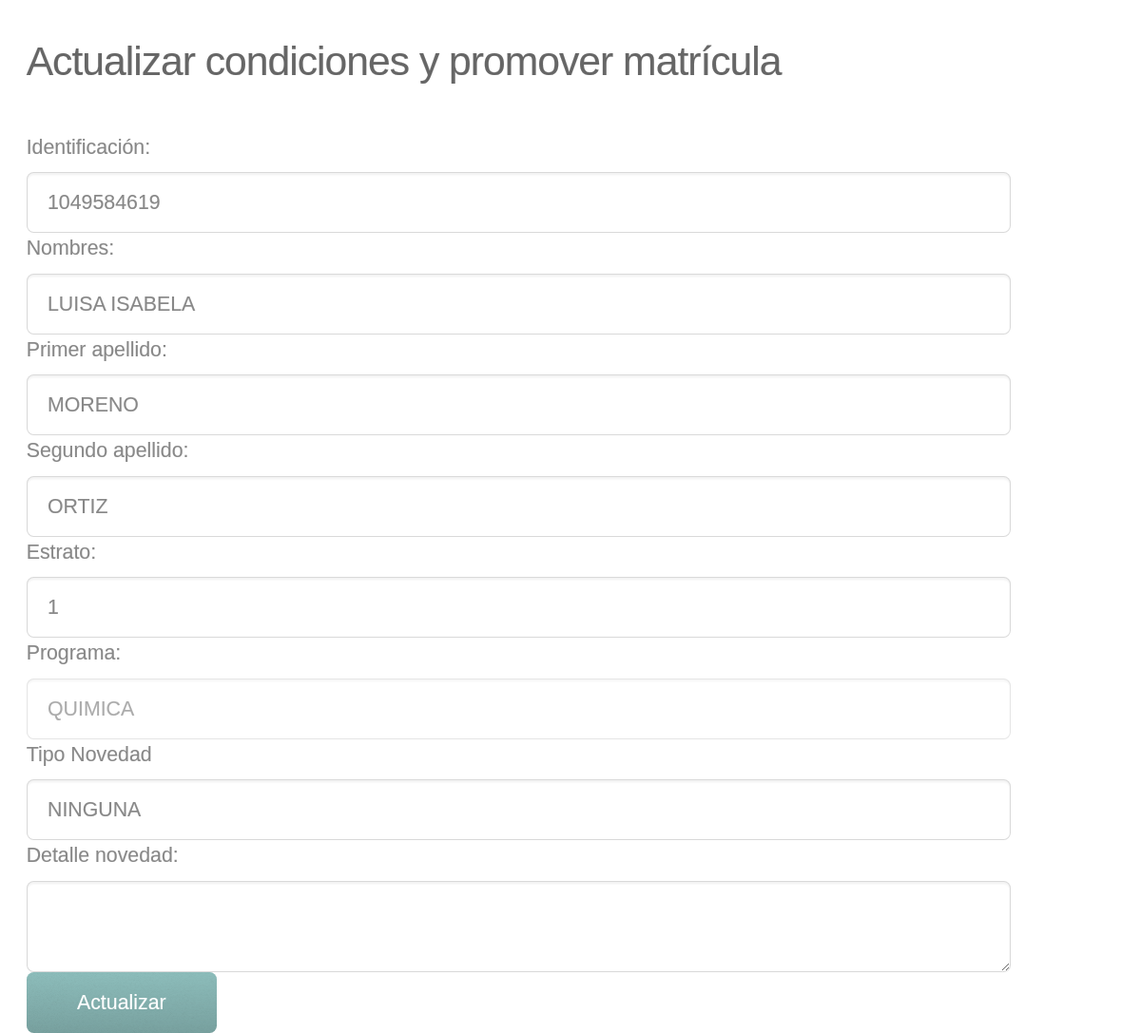
The page /view_old_student.php?per_id=1049584619 on the database as committed earlier.
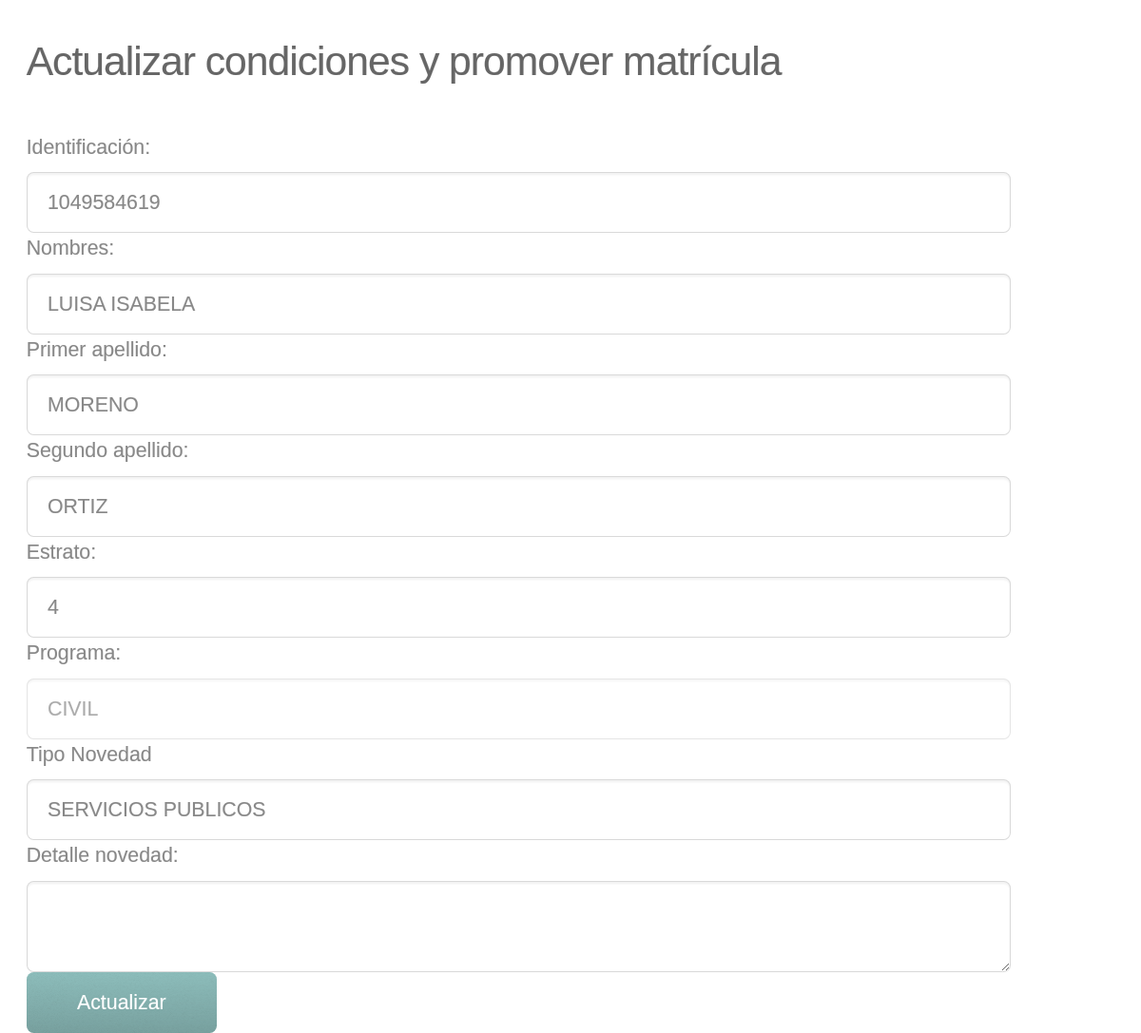
The same page on the database as committed later.
### tables this page shows
CREATE TABLE IF NOT EXISTS `personas` (
  `per_codigo` int(12) NOT NULL AUTO_INCREMENT,
  `per_id` varchar(12) NOT NULL DEFAULT '',
  `per_nombres` varchar(50) DEFAULT NULL,
  `per_apellido1` varchar(40) DEFAULT NULL,
  `per_apellido2` varchar(40) DEFAULT NULL,
  `per_estrato` tinyint(1) DEFAULT NULL,
  PRIMARY KEY (`per_codigo`)
);

### class/ManejoDatos.php (called while the page is built, shortened)
<?php
require('ConectorBD.php');
class ManejoDatos {
    private $adminDB;
    private $DB;
    public function ManejoDatos() {
        $this->DB = "matriculas_ai";
        $this->adminDB = new ConectorBD();
    }
    public function ejecutarConsultaX($query) {
        $resultset = $this->adminDB->realizar_consulta($query, $this->DB);
        return $resultset;
    }
    public function extraerListas($lista) {
        $query = "";
        switch ($lista) {
            case 1:
                $query = "SELECT * FROM programas;";
                break;
            case 2:
                $query = "SELECT * FROM novedades_tipo;";
                break;
        }
        $resulSet = $this->adminDB->realizar_consulta($query, $this->DB);
        $arreglo = null;
        $i = 0;
        while ($row = $this->comprobarContenido($resulSet)) {
            switch ($lista) {
                case 1:
                    $arreglo[$i]["id"] = $row["prog_codigo"];
                    $arreglo[$i]["nombre"] = $row["prog_nombre"];
                    break;
                case 2:
                    $arreglo[$i]["id"] = $row["nov_codigo"];
                    $arreglo[$i]["nombre"] = $row["nov_tipo"];
                    break;
            }
            $i++;
        }
        $this->adminDB->cerrar_conexion();
        return $arreglo;
    }
    public function comprobarContenido($resulset) {
        $this->adminDB->conectar_servidor($this->DB);
        return $this->adminDB->revisar_contenido($resulset);
    }
    public function cerrarConexion() {
        $this->adminDB->cerrar_conexion();
    }
}

### class/ConectorBD.php (called while the page is built, shortened)
<?php
	class ConectorBD{
		private $conexion;
		public function conectar_servidor($BD){
                    $this->conexion= mysqli_connect("127.0.0.1", "root", "", $BD);
                    return $this->conexion;
		}
		public function realizar_consulta($consulta, $BD){
                    return mysqli_query($this->conexion, $consulta);
		}
                public function revisar_contenido($param) {
                    try {
                        return mysqli_fetch_assoc($param);
                    } catch (mysqli_sql_exception $ex) {
                        return null;
                    }
                }
	}
?>

### view_old_student.php (the view, shortened to what this page needs)
<?php
include 'class/ManejoDatos.php';
$command = new ManejoDatos();
    $nombre = "";
    $apellido1 = "";
    $apellido2 = "";
    $estrato = "";
    $programa = "";
    $detalle_novedad = "";
    $codigo_novedad = "";
try {
    $query = "SELECT * "
            . "FROM personas AS p1, matriculas AS m1, novedades_reg AS n1 "
            . "WHERE p1.per_id = " . $_GET['per_id'] . " "
            . "AND p1.per_codigo = m1.mat_estudiante "
            . "AND m1.mat_estudiante = n1.novr_est ";
    $registro = $command->ejecutarConsultaX($query);
    while ($row = $command->comprobarContenido($registro)) {
        $nombre = $row['per_nombres'];
        $apellido1 = $row['per_apellido1'];
        $apellido2 = $row['per_apellido2'];
        $estrato = $row['per_estrato'];
        $programa = $row['mat_programa'];
        $detalle_novedad = $row['novr_detalle'];
        $codigo_novedad = $row['novr_codigo'];
    }
?>
<!DOCTYPE HTML>
<html>
    <head>
    </head>
    <body >
        <div id="status" style="display: none;"> </div><br />
        <div class="main">
            <div class="row" style="align-content: center;">
                <div class="container">
                    <header>
                        <h2>Actualizar condiciones y promover matrícula</h2>
                    </header>
                    <form method="post" name="formSearch">
                        <div class="11u">
                            <label for="per_id" id="lala" class="label">Identificación: </label>
                            <input  type="text" class="text" id="per_id" value="<?php echo $_GET['per_id']; ?>" disabled="disable" placeholder="Identificación" />
                        </div>
                        <div class="11u">
                            <label for="per_nombre" class="label">Nombres: </label>
                            <input  type="text" class="text" id="per_nombre"  value="<?php echo $nombre; ?>" disabled="disable" placeholder="Nombre" />
                        </div>
                        <div class="11u">
                            <label for="per_apellido1" class="label">Primer apellido: </label>
                            <input type="text" class="text" id="per_apellido1" value="<?php echo $apellido1; ?>" disabled="disable" placeholder="Primer apellido" />
                        </div>
                        <div class="11u">
                            <label for="per_apellido2" class="label">Segundo apellido: </label>
                            <input  type="text" class="text" id="per_apellido2" value="<?php echo $apellido2; ?>" disabled="disable" placeholder="Segundo apellido" />
                        </div>
                        <div class="11u">
                            <label for="per_estrato" class="label">Estrato: </label>
                            <input  type="text" class="text" id="per_estrato" value="<?php echo $estrato; ?>" disabled="disable"/></div>
                        <div class="11u">
                            <label for="mat_programa" class="label">Programa: </label>
                            <select class="text" id="mat_programa" disabled="disable">
                                <?php
                                $list = $command->extraerListas(1);
                                $i = 0;
                                while ($i < count($list)) {
                                    $selected = ($list[$i]["id"] == $programa) ? " selected" : " ";
                                    echo "<option value='" . $list[$i]["id"] . "' " . $selected . ">" . $list[$i]["nombre"] . "</option>";
                                    $i++;
                                }
                                ?>
                            </select>
                        </div>
                        <div class="11u">
                            <label for="nov_codigo" class="label">Tipo Novedad </label>
                            <select class="text" id="nov_codigo">
                                <?php
                                $list = $command->extraerListas(2);
                                $i = 0;
                                while ($i < count($list)) {
                                    $selected = ($list[$i]["id"] == $codigo_novedad) ? " selected" : " ";
                                    echo "<option value='" . $list[$i]["id"] . "' " . $selected . ">" . $list[$i]["nombre"] . "</option>";
                                    $i++;
                                }
                                ?>
                            </select>
                        </div>
                        <div class="11u">
                            <label for="nov_detalle" class="label">Detalle novedad: </label>
                            <textarea  id="nov_detalle" placeholder=""><?php echo $detalle_novedad; ?></textarea>
                        </div>
                        <div class="u10">
                            <input type="button" onclick="buscar();" class="button sumit" value="Actualizar" name="Actualizar" />
                        </div>
                    </form>
                </div>
            </div>
    </body>
</html>
<?php
} catch (Exception $exc) {
    echo "Este documento no se encuentra registrado".$exc->getTraceAsString();
}
?>

### css/style.css (style rules this page uses)
body { background: #fff; }
body,input,textarea,select { font-family: 'Source Sans Pro', sans-serif; font-size: 8pt; font-weight: 300; line-height: 1.5em; color: #888; -webkit-text-stroke: 0.15px; }
h1,h2,h3,h4,h5,h6 { font-weight: 200; color: #666; line-height: 1.5em; }
h2 { font-size: 2em; letter-spacing: -1px; }
header { margin: 0 0 2em 0; }
form label { display: block; text-align: left; margin-bottom: 0.5em; }
form input.text, form select, form textarea { position: relative; -webkit-appearance: none; display: block; border: 0; background: #fff; background: rgba(255,255,255,0.75); width: 100%; border-radius: 0.35em; padding: 0.7em 1em 0.7em 1em; box-shadow: inset 0 0.1em 0.1em 0 rgba(0,0,0,0.05); border: solid 1px rgba(0,0,0,0.15); -moz-transition: all 0.35s ease-in-out; -webkit-transition: all 0.35s ease-in-out; -o-transition: all 0.35s ease-in-out; -ms-transition: all 0.35s ease-in-out; transition: all 0.35s ease-in-out; }
form textarea { min-height: 4em; min-width: 16em; }
.button { position: relative; display: inline-block; border-radius: 0.35em; color: #fff !important; text-decoration: none; padding: 0.75em 2.5em 0.75em 2.5em; background-color: #8ebebc; border: 0; cursor: pointer; background-image: -moz-linear-gradient(top, rgba(0,0,0,0), rgba(0,0,0,0.15)), url('images/overlay.png'); background-image: -webkit-linear-gradient(top, rgba(0,0,0,0), rgba(0,0,0,0.15)), url('images/overlay.png'); background-image: -o-linear-gradient(top, rgba(0,0,0,0), rgba(0,0,0,0.15)), url('images/overlay.png'); background-image: -ms-linear-gradient(top, rgba(0,0,0,0), rgba(0,0,0,0.15)), url('images/overlay.png'); background-image: linear-gradient(top, rgba(0,0,0,0), rgba(0,0,0,0.15)), url('images/overlay.png'); -moz-transition: background-color 0.35s ease-in-out; -webkit-transition: background-color 0.35s ease-in-out; -o-transition: background-color 0.35s ease-in-out; -ms-transition: background-color 0.35s ease-in-out; transition: background-color 0.35s ease-in-out; }

### css/style-narrower.css (style rules this page uses)
body,input,textarea,select { font-size: 16pt; }
.container { padding: 0 2em 0 2em; }

Rows that differ between the two databases and show on the page:
changed personas "LUISA ISABELA": per_estrato "1" → "4"
Other text that changed with them:
form field value: "QUIMICA" → "CIVIL"
form field value: "NINGUNA" → "SERVICIOS PUBLICOS"
